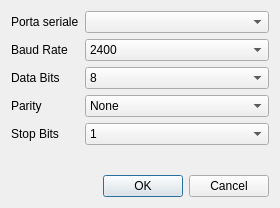
<?xml version="1.0" encoding="UTF-8"?>
<ui version="4.0">
 <class>DlgSerialConfig</class>
 <widget class="QDialog" name="DlgSerialConfig">
  <property name="geometry">
   <rect>
    <x>0</x>
    <y>0</y>
    <width>280</width>
    <height>208</height>
   </rect>
  </property>
  <property name="windowTitle">
   <string>Impostazioni collegamento seriale</string>
  </property>
  <property name="modal">
   <bool>true</bool>
  </property>
  <layout class="QVBoxLayout" name="verticalLayout">
   <item>
    <layout class="QFormLayout" name="formLayout">
     <item row="0" column="0">
      <widget class="QLabel" name="label">
       <property name="text">
        <string>Porta seriale</string>
       </property>
      </widget>
     </item>
     <item row="0" column="1">
      <widget class="QComboBox" name="nameBox"/>
     </item>
     <item row="1" column="0">
      <widget class="QLabel" name="label_2">
       <property name="text">
        <string>Baud Rate</string>
       </property>
      </widget>
     </item>
     <item row="1" column="1">
      <widget class="QComboBox" name="speedBox">
       <item>
        <property name="text">
         <string>2400</string>
        </property>
       </item>
      </widget>
     </item>
     <item row="2" column="0">
      <widget class="QLabel" name="label_3">
       <property name="text">
        <string>Data Bits</string>
       </property>
      </widget>
     </item>
     <item row="2" column="1">
      <widget class="QComboBox" name="bitsBox">
       <item>
        <property name="text">
         <string>8</string>
        </property>
       </item>
      </widget>
     </item>
     <item row="3" column="0">
      <widget class="QLabel" name="label_4">
       <property name="text">
        <string>Parity</string>
       </property>
      </widget>
     </item>
     <item row="3" column="1">
      <widget class="QComboBox" name="parityBox">
       <item>
        <property name="text">
         <string>None</string>
        </property>
       </item>
      </widget>
     </item>
     <item row="4" column="1">
      <widget class="QComboBox" name="stopBox">
       <item>
        <property name="text">
         <string>1</string>
        </property>
       </item>
      </widget>
     </item>
     <item row="4" column="0">
      <widget class="QLabel" name="label_5">
       <property name="text">
        <string>Stop Bits</string>
       </property>
      </widget>
     </item>
    </layout>
   </item>
   <item>
    <widget class="QDialogButtonBox" name="buttonBox">
     <property name="orientation">
      <enum>Qt::Horizontal</enum>
     </property>
     <property name="standardButtons">
      <set>QDialogButtonBox::Cancel|QDialogButtonBox::Ok</set>
     </property>
    </widget>
   </item>
  </layout>
 </widget>
 <resources/>
 <connections>
  <connection>
   <sender>buttonBox</sender>
   <signal>accepted()</signal>
   <receiver>DlgSerialConfig</receiver>
   <slot>accept()</slot>
   <hints>
    <hint type="sourcelabel">
     <x>248</x>
     <y>254</y>
    </hint>
    <hint type="destinationlabel">
     <x>157</x>
     <y>274</y>
    </hint>
   </hints>
  </connection>
  <connection>
   <sender>buttonBox</sender>
   <signal>rejected()</signal>
   <receiver>DlgSerialConfig</receiver>
   <slot>reject()</slot>
   <hints>
    <hint type="sourcelabel">
     <x>316</x>
     <y>260</y>
    </hint>
    <hint type="destinationlabel">
     <x>286</x>
     <y>274</y>
    </hint>
   </hints>
  </connection>
 </connections>
</ui>
